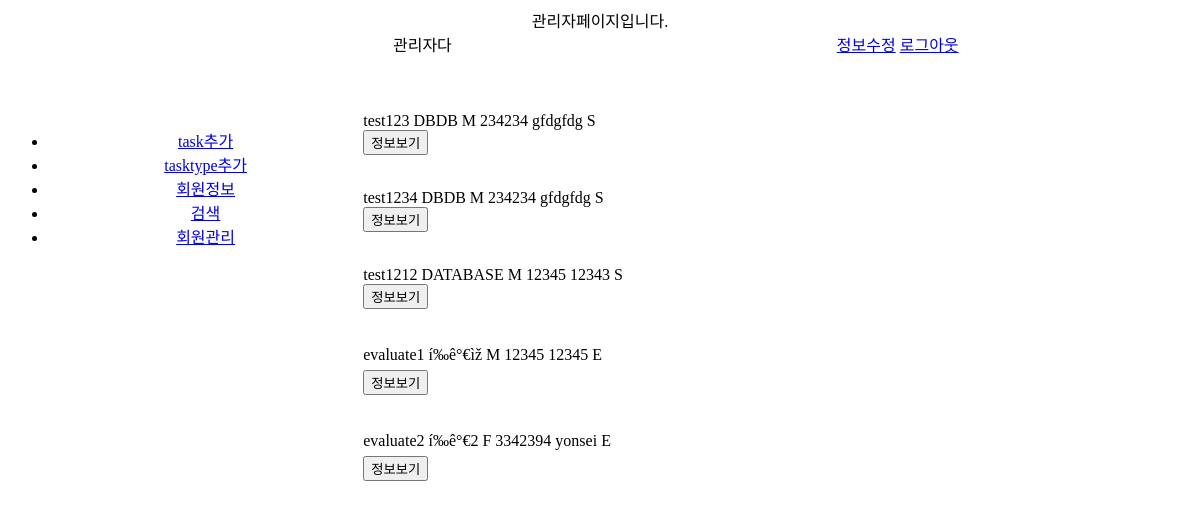
Screenshot of /html/manager.php?page=userlist with the database file from the repository.
### tables this page shows
CREATE TABLE `account` (
  `ID` varchar(15) NOT NULL,
  `Password` varchar(15) NOT NULL,
  `Name` varchar(15) NOT NULL,
  `Gender` enum('M','F') NOT NULL,
  `Birthdate` date NOT NULL,
  `Phone` char(11) NOT NULL,
  `Address` text NOT NULL,
  `Role` enum('M','S','E') NOT NULL,
  PRIMARY KEY (`ID`)
);

### html/include/userlist.php (the view, shortened to what this page needs)
<?php
$conn = mysqli_connect('localhost','root','2467','team4');
$sql = "select * from ACCOUNT";
$result = mysqli_query($conn, $sql);
while($row=mysqli_fetch_array($result)){
  if($row['Role']!='M'){
   echo $row['ID'];
   echo $row['Name'];
   echo $row['Gender'];
   echo $row['Phone'];
   echo $row['Address'];
   echo $row['Role'];
   echo "<form action = 'manager.php?page=userprofile' method='post' name='user'>";
   echo "<input type = 'submit' name = 'sub' value='정보보기'></form><br>";
 }
}
?>

### html/manager.php (shortened to what this page needs)
<!DOCTYPE html>
<html>
  <head>
    <link rel="stylesheet" type="text/css" href="css/standard.css">
  </head>
  <body>
    <div id = 'header_w'>
      <div id = 'title'>
        관리자다
      </div>
      <div id = 'menu'>
        <a href='adjust.php'>정보수정</a>
        <a href='logout_proc.php'>로그아웃</a>
      </div>
    </div>
    <div id='body_w'>
      <div id = 'side'>
        <ul>
          <li><a href=manager.php?page=taskadd>task추가</a></li>
          <li><a href=manager.php?page=tasktype>tasktype추가</a></li>
          <li><a href=manager.php?page=userlist>회원정보</a></li>
          <li><a href=manager.php?page=taskmanage>검색</a></li>
          <li><a href=manager.php?page=manageuser>회원관리</a></li>
        </ul>
      </div>
      <div id = 'content'>
        <?php
        if (empty($_GET['page']) == false){
          if ($_SESSION['role'] == M){
            include ("include/".$_GET['page'].".php");
          }
          else if($_SESSION['role'] == S){
            include ("include/submit/".$_GET['page'].".php");
          }
          else{
            include ("include/evaluate/".$_GET['page'].".php");
          }
        }
        ?>
      </div>
    </div>
  </body>
</html>

### html/css/standard.css (style rules this page uses)
body { text-align: center; }
#title { float : left; width : 70%; }
#header_w { width: 100%; margin-bottom: 80px; }
#menu { float : left; }
#body_w { clear : both; width : 100%; }
#side { float : left; width : 30% }
#content { float : left; text-align : left; }

### rows the page displays
account: ID "test123", Name "DBDB", Gender "M", Phone "234234", Address "gfdgfdg", Role "S"
account: ID "test1234", Name "DBDB", Gender "M", Phone "234234", Address "gfdgfdg", Role "S"
account: ID "test1212", Name "DATABASE", Gender "M", Phone "12345", Address "12343", Role "S"
account: ID "evaluate1", Name "í‰ê°€ìž", Gender "M", Phone "12345", Address "12345", Role "E"
account: ID "evaluate2", Name "í‰ê°€2", Gender "F", Phone "3342394", Address "yonsei", Role "E"
